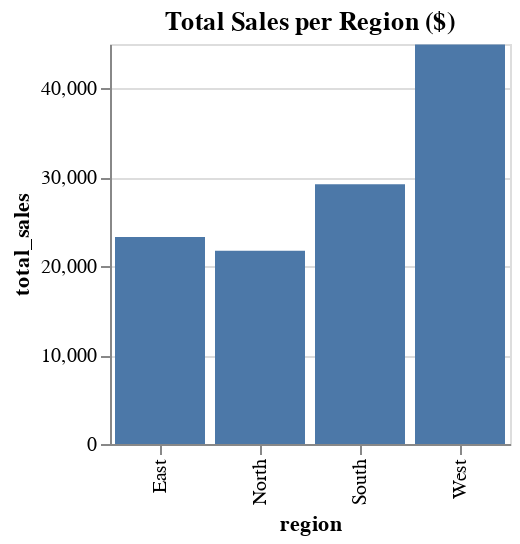

Notebook cell for this chart:
### Code cell
import polars as pl

from data_generation import data_generation

orders_polars = pl.DataFrame(sales_data)

(
    orders_polars.group_by("region")
    .agg(total_sales=pl.col("sales_income").sum())
    .plot.bar(x="region", y="total_sales")
    .properties(width=200, height=200, title="Total Sales per Region ($)")
)

### Figure 1 — Vega-Lite specification as saved in the notebook (floating-point values rounded to 4 significant figures)
{"config": {"view": {"continuousWidth": 300, "continuousHeight": 300}}, "data": {"name": "data-159c52734babc7cde95fec2ae7a7b4b4"}, "mark": {"type": "bar", "tooltip": true}, "encoding": {"x": {"field": "region", "type": "nominal"}, "y": {"field": "total_sales", "type": "quantitative"}}, "height": 200, "params": [{"name": "param_5", "select": {"type": "interval", "encodings": ["x", "y"]}, "bind": "scales"}], "title": "Total Sales per Region ($)", "width": 200, "$schema": "https://vega.github.io/schema/vega-lite/v5.20.1.json", "datasets": {"data-159c52734babc7cde95fec2ae7a7b4b4": [{"region": "West", "total_sales": 44935}, {"region": "South", "total_sales": 29223}, {"region": "East", "total_sales": 23285}, {"region": "North", "total_sales": 21736}]}}
